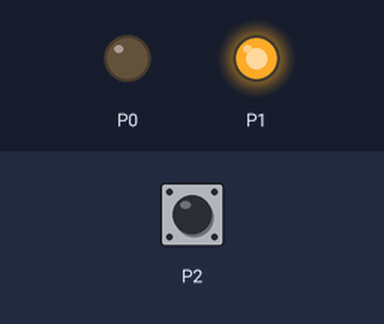
This program was run on a simulated BBC micro:bit running MicroPython. On the bench: output pins drawn as LEDs (lit = HIGH). The test bench sets the inputs (shaded band); at power-on: P2 LOW.

Above: at 1.2 s.
1.3 s: P2 pulled HIGH for 0.15 s
At 2.1 s:
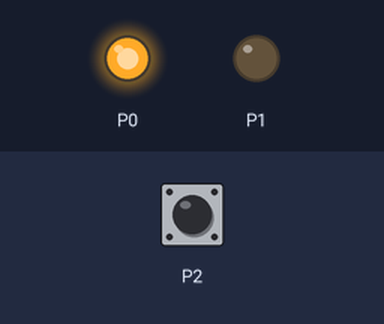
3.8 s: P2 pulled HIGH for 3.2 s
At 9.0 s:
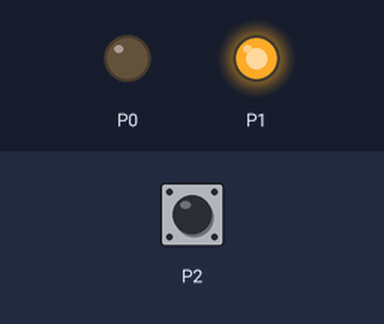
Timing chart, 0 to 10.5 s (numbered marks = the images above; inputs shaded):
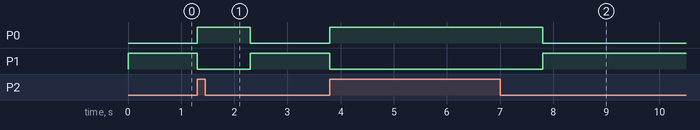

Measured:
- after the input at 1.3 s, P0: LOW → HIGH at once, → LOW 1.0 s later; P1: HIGH → LOW at once, → HIGH 1.0 s later
- after the input at 3.8 s, P0: LOW → HIGH at once, → LOW 4.0 s later; P1: HIGH → LOW at once, → HIGH 4.0 s later

The program:

7_3.py
```python
from microbit import *

while True:
    if pin2.read_digital():
        pin0.write_digital(1)
        pin1.write_digital(0)
        sleep(1000)
    else:
        pin1.write_digital(1)
        pin0.write_digital(0)
```
